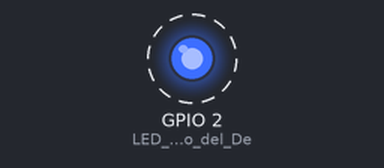
Simulated run of this sketch. Board: ESP32. Parts: output pins drawn as LEDs (lit = HIGH). Dashed ring = blinking. What the sketch prints to the serial monitor is not drawn.

Above: at 0.2 s.
Timing chart, 0 to 3.0 s (numbered marks = the images above):
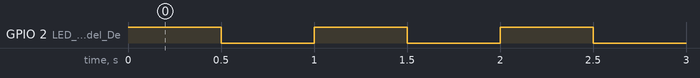

Measured:
- by itself, GPIO 2 (LED_azul_integrado_del_De): alternates HIGH for 0.50 s and LOW for 0.50 s

The sketch:

p00_blink.ino
```cpp
// Fase 0 — blink
void setup() {
  pinMode(2, OUTPUT);          // LED azul integrado del DevKit
  Serial.begin(115200);
}

void loop() {
  digitalWrite(2, HIGH); delay(500);
  digitalWrite(2, LOW);  delay(500);
  Serial.println("ESP32 vivo");
}
```
